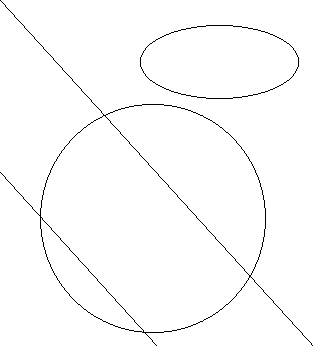
#> input picture MediaExperiment/images/source.BMP, 315 x 346 px, found by its file name
$ python '测试文件1.py'
#> lines starting #> are read from the running program, lines starting #| are printed output that depends on the picture; after the words box and inside, x2 and y2 are one past the last pixel; in counts of white or black regions, pixels touching at a corner belong together
# import cv2
# import numpy as np
#
# # 读取灰度图像
# image = cv2.imread(r"images/Couple.bmp", cv2.IMREAD_GRAYSCALE)
#
# if image is None:
#     print("Failed to read image")
#     exit()
#
# # 计算直方图
# hist = cv2.calcHist([image], [0], None, [256], [0, 256])
#
# # 查找直方图谷底的阈值
# threshold = 0
# min_val = np.inf
# for i in range(1, len(hist) - 1):
#     prev_val = hist[i - 1][0]
#     curr_val = hist[i][0]
#     next_val = hist[i + 1][0]
#
#     if curr_val < prev_val and curr_val < next_val and curr_val < min_val:
#         min_val = curr_val
#         threshold = i
#
# # 图像二值化
# _, binary_image = cv2.threshold(image, threshold, 255, cv2.THRESH_BINARY)
#
# # 显示原始图像和二值化图像
# cv2.imshow("Original Image", image)
# cv2.imshow("Binary Image", binary_image)
# cv2.waitKey(0)
# cv2.destroyAllWindows()
# import cv2
# import numpy as np
#
# # 读取二值图像
# image = cv2.imread(r"images/noise.bmp", cv2.IMREAD_GRAYSCALE)
#
# if image is None:
#     print("Failed to read image")
#     exit()
#
# # 定义结构元素
# kernel = cv2.getStructuringElement(cv2.MORPH_RECT, (3, 3))
#
# # 开操作去除噪声
# result = cv2.morphologyEx(image, cv2.MORPH_OPEN, kernel)
#
# # 显示原始图像和处理后的图像
# cv2.imshow("Original Image", image)
# cv2.imshow("Processed Image", result)
# cv2.waitKey(0)
# cv2.destroyAllWindows()

# #实现区域生长图像分割
# import cv2
# import numpy as np
# def region_growing(image, seed):
#     # 创建空的标记图像，与原始图像相同大小，用于记录分割结果
#     height, width = image.shape[:2]
#     segmented = np.zeros((height, width), dtype=np.uint8)
#
#     # 记录生长区域的像素点
#     region_points = []
#
#     # 获取种子点的灰度值
#     seed_value = image[seed[0], seed[1]]
#
#     # 定义生长方向（上、下、左、右）
#     directions = [(-1, 0), (1, 0), (0, -1), (0, 1)]
#
#     # 将种子点添加到生长区域中
#     region_points.append(seed)
#
#     while len(region_points) > 0:
#         # 取出当前待生长的像素点
#         current_point = region_points.pop(0)
#
#         # 遍历当前像素点的邻域
#         for direction in directions:
#             x = current_point[0] + direction[0]
#             y = current_point[1] + direction[1]
#
#             # 判断邻域像素点是否在图像范围内
#             if x >= 0 and x < height and y >= 0 and y < width:
#                 # 判断邻域像素点是否已经被访问过
#                 if segmented[x, y] == 0:
#                     # 计算邻域像素点与种子点的灰度差值
#                     diff = abs(int(image[x, y]) - int(seed_value))
#
#                     # 判断差值是否满足生长条件
#                     if diff <= threshold:
#                         # 将邻域像素点标记为属于生长区域
#                         segmented[x, y] = 255
#
#                         # 将邻域像素点添加到生长区域中
#                         region_points.append((x, y))
#
#     return segmented
#
#
# # 读取图像
# image = cv2.imread(r"images/test.bmp", 0)
#
# # 设置种子点
# seed_point = (100, 100)
#
# # 设置生长阈值
# threshold = 10
#
# # 进行区域生长分割
# segmented_image = region_growing(image, seed_point)
#
# # 显示原始图像和分割结果
# cv2.imshow('Original Image', image)
# cv2.imshow('Segmented Image', segmented_image)
# cv2.waitKey(0)
# cv2.destroyAllWindows()

# #实现otsu图像分割
# import cv2
# def otsu_threshold(image):
#     # 将图像转换为灰度图像
#     gray_image = cv2.cvtColor(image, cv2.COLOR_BGR2GRAY)
#
#     # 使用OTSU算法计算最佳阈值
#     _, threshold = cv2.threshold(gray_image, 0, 255, cv2.THRESH_BINARY + cv2.THRESH_OTSU)
#
#     # 对图像进行阈值分割
#     segmented_image = cv2.threshold(gray_image, 0, 255, cv2.THRESH_BINARY | cv2.THRESH_OTSU)[1]
#
#     return segmented_image
#
#
# # 读取图像
# image = cv2.imread(r"images/source.bmp")
#
# # 使用OTSU方法进行图像分割并进行阈值分割
# segmented_image = otsu_threshold(image)
#
# # 显示原始图像和分割结果
# cv2.imshow('Original Image', image)
# cv2.imshow('Segmented Image', segmented_image)
# cv2.waitKey(0)
# cv2.destroyAllWindows()

# 编程实现求目标的骨架
# import cv2
# import numpy as np
# from skimage.morphology import skeletonize
#
# # 读取图像
# image = cv2.imread(r"images/source.bmp", 0)
#
# # 二值化图像
# _, binary_image = cv2.threshold(image, 127, 255, cv2.THRESH_BINARY)
#
# # 骨架化
# skeleton = skeletonize(binary_image)
#
# # 将骨架转换为灰度图像
# skeleton_image = np.where(skeleton, 255, 0).astype(np.uint8)
#
# # 显示原始图像和骨架图像
# cv2.imshow('Original Image', image)
# cv2.imshow('Skeleton Image', skeleton_image)
# cv2.waitKey(0)
# cv2.destroyAllWindows()
# import cv2
# import numpy as np
# from skimage.morphology import skeletonize
#
# # 读取图像
# image = cv2.imread(r"images/source.bmp", 0)
#
# # 自适应阈值二值化图像
# binary_image = cv2.adaptiveThreshold(image, 255, cv2.ADAPTIVE_THRESH_MEAN_C, cv2.THRESH_BINARY, 11, 2)
#
# # 骨架化
# skeleton = skeletonize(binary_image)
#
# # 将骨架转换为灰度图像
# skeleton_image = np.where(skeleton, 255, 0).astype(np.uint8)
#
# # 显示原始图像和骨架图像
# cv2.imshow('Original Image', image)
# cv2.imshow('Skeleton Image', skeleton_image)
# cv2.waitKey(0)
# cv2.destroyAllWindows()
# import cv2
# import numpy as np
# from skimage.morphology import skeletonize
#
# # 读取图像
# image = cv2.imread(r"images/source.bmp", 0)
#
# # 二值化图像
# _, binary_image = cv2.threshold(image, 127, 255, cv2.THRESH_BINARY)
#
# # 将二值化图像转换为只包含0和1的图像
# binary_image = binary_image.astype(bool)
#
# # 骨架化
# skeleton = skeletonize(binary_image)
#
# # 将骨架转换为灰度图像
# skeleton_image = np.where(skeleton, 255, 0).astype(np.uint8)
#
# # 显示原始图像和骨架图像
# cv2.imshow('Original Image', image)
# cv2.imshow('Skeleton Image', skeleton_image)
# cv2.waitKey(0)
# cv2.destroyAllWindows()

#hough变换：

# import cv2
# import numpy as np
#
# # 读取图像并转为灰度图像
# image = cv2.imread(r"images/source.bmp")
# gray_image = cv2.cvtColor(image, cv2.COLOR_BGR2GRAY)
#
# # 边缘检测
# edges = cv2.Canny(gray_image, 50, 150)
#
# # Hough变换
# lines = cv2.HoughLines(edges, 1, np.pi/180, threshold=100)
#
# # 绘制检测到的直线
# if lines is not None:
#     for line in lines:
#         rho, theta = line[0]
#         a = np.cos(theta)
#         b = np.sin(theta)
#         x0 = a * rho
#         y0 = b * rho
#         x1 = int(x0 + 1000 * (-b))
#         y1 = int(y0 + 1000 * (a))
#         x2 = int(x0 - 1000 * (-b))
#         y2 = int(y0 - 1000 * (a))
#         cv2.line(image, (x1, y1), (x2, y2), (0, 0, 255), 2)
#
# # 显示原始图像和检测到的直线
# cv2.imshow('Original Image', image)
# cv2.waitKey(0)
# cv2.destroyAllWindows()
import cv2
import numpy as np

# 读取图像并转为灰度图像
image = cv2.imread(r"images/source.bmp")
#> image is the input picture: shape (346, 315, 3); 98.6% white; black in thin lines or dots
gray_image = cv2.cvtColor(image, cv2.COLOR_BGR2GRAY)
#> gray_image: shape (346, 315); 98.6% white; black in thin lines or dots

# 边缘检测
edges = cv2.Canny(gray_image, 50, 150)
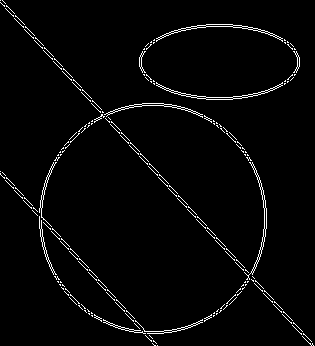
#> edges: shape (346, 315); 2.7% white in thin lines or dots

# Hough变换
lines = cv2.HoughLines(edges, 1, np.pi/180, threshold=100)
#> lines = [[-2, 2.41], [1, 2.41], [116, 2.41], [3, 2.39], [114, 2.41]]

# 绘制检测到的直线
if lines is not None:
    for line in lines:
        rho, theta = line[0]
        a = np.cos(theta)
        b = np.sin(theta)
        x0 = a * rho
        y0 = b * rho
        x1 = int(x0 + 1000 * (-b))
        y1 = int(y0 + 1000 * (a))
        x2 = int(x0 - 1000 * (-b))
        y2 = int(y0 - 1000 * (a))
        cv2.line(image, (x1, y1), (x2, y2), (0, 0, 255), 2, cv2.LINE_AA)
#> this loop made 5 passes
#> (rho, theta, a, b, x0, y0, x1, y1) on passes 1 to 5: (-2, 2.41, -0.743, 0.669, 1.49, -1.34, -667, -744), (1, 2.41, -0.743, 0.669, -0.743, 0.669, -669, -742), (116, 2.41, -0.743, 0.669, -86.2, 77.62, -755, -665), (3, 2.39, -0.731, 0.682, -2.19, 2.05, -684, -729), (114, 2.41, -0.743, 0.669, -84.72, 76.28, -753, -666)
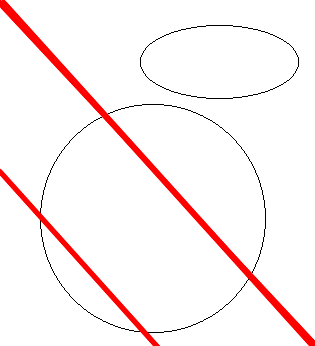
#> image: shape (346, 315, 3); 4.71% of pixels changed, all inside (x1, y1, x2, y2) = (0, 0, 315, 346)

# 显示原始图像和检测到的直线
cv2.imshow('Original Image', image)
cv2.waitKey(0)
cv2.destroyAllWindows()

$ run again, with MediaExperiment/images/test.bmp copied over MediaExperiment/images/source.BMP
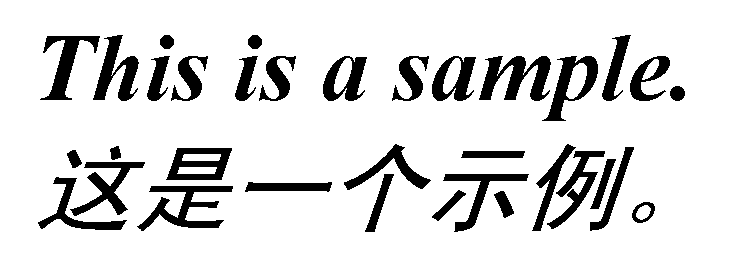
#> input picture MediaExperiment/images/test.bmp, 731 x 279 px, found by its file name
#> image is the input picture: shape (279, 731, 3); 87.2% white; 34 black regions, largest, box (x1, y1, x2, y2) and area: (479, 56, 551, 101) 1724, (137, 186, 233, 231) 1601, (93, 35, 139, 101) 1355
#> `edges = cv2.Canny(gray_image, 50, 150)`:
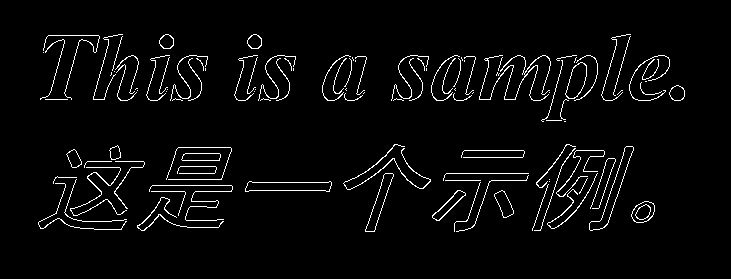
#> edges: shape (279, 731); 3.5% white in thin lines or dots, all inside (x1, y1, x2, y2) = (38, 34, 685, 232)
#> lines = [[173, 1.57], [99, 1.57], [188, 1.55], [195, 1.55], [56, 1.57], [185, 1.57], [191, 1.54], [191, 1.57], [182, 1.57], [165, 1.59], [150, 1.57], [180, 1.57]]
#> the loop `for line in lines:` made 12 passes
#> (rho, theta, a, b, x0, y0, x1, y1) on passes 1 to 8: (173, 1.57, -4.37e-08, 1, -7.56e-06, 173, -1000, 172), (99, 1.57, -4.37e-08, 1, -4.33e-06, 99, -1000, 98), (188, 1.55, 0.0175, 1, 3.28, 188, -996, 205), (195, 1.55, 0.0175, 1, 3.4, 195, -996, 212), (56, 1.57, -4.37e-08, 1, -2.45e-06, 56, -1000, 55), (185, 1.57, -4.37e-08, 1, -8.09e-06, 185, -1000, 184), (191, 1.54, 0.0349, 0.999, 6.67, 190.9, -992, 225), (191, 1.57, -4.37e-08, 1, -8.35e-06, 191, -1000, 190)
#> after the loop `for line in lines:`:
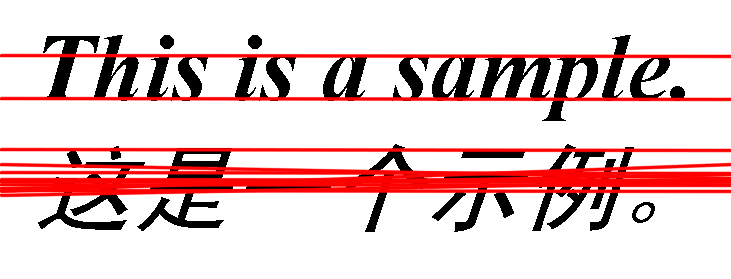
#> image: shape (279, 731, 3); 14.59% of pixels changed, all inside (x1, y1, x2, y2) = (0, 53, 731, 198)
